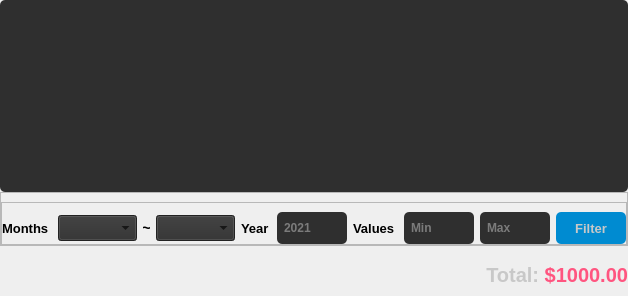
            <widget class="QWidget" name="tb_expenses">
             <attribute name="icon">
              <iconset>
               <normalon>:/money/seta-para-baixo.png</normalon>
              </iconset>
             </attribute>
             <attribute name="title">
              <string>Expenses</string>
             </attribute>
             <layout class="QVBoxLayout" name="verticalLayout_7">
              <property name="spacing">
               <number>0</number>
              </property>
              <property name="leftMargin">
               <number>0</number>
              </property>
              <property name="topMargin">
               <number>0</number>
              </property>
              <property name="rightMargin">
               <number>0</number>
              </property>
              <property name="bottomMargin">
               <number>0</number>
              </property>
              <item>
               <widget class="QFrame" name="fr_expenses_list">
                <property name="maximumSize">
                 <size>
                  <width>16777215</width>
                  <height>16777215</height>
                 </size>
                </property>
                <property name="frameShape">
                 <enum>QFrame::NoFrame</enum>
                </property>
                <property name="frameShadow">
                 <enum>QFrame::Raised</enum>
                </property>
                <layout class="QHBoxLayout" name="horizontalLayout_16">
                 <property name="spacing">
                  <number>0</number>
                 </property>
                 <property name="leftMargin">
                  <number>0</number>
                 </property>
                 <property name="topMargin">
                  <number>0</number>
                 </property>
                 <property name="rightMargin">
                  <number>0</number>
                 </property>
                 <property name="bottomMargin">
                  <number>0</number>
                 </property>
                 <item>
                  <widget class="QTableWidget" name="tb_expenses_list">
                   <property name="font">
                    <font>
                     <pointsize>10</pointsize>
                     <weight>75</weight>
                     <bold>true</bold>
                    </font>
                   </property>
                   <property name="styleSheet">
                    <string notr="true">background-color: rgb(47, 47, 47);
border-radius: 5px;</string>
                   </property>
                  </widget>
                 </item>
                </layout>
               </widget>
              </item>
              <item>
               <widget class="QFrame" name="fr_expenses_filter_content">
                <property name="frameShape">
                 <enum>QFrame::StyledPanel</enum>
                </property>
                <property name="frameShadow">
                 <enum>QFrame::Raised</enum>
                </property>
                <layout class="QHBoxLayout" name="horizontalLayout_21">
                 <property name="spacing">
                  <number>0</number>
                 </property>
                 <property name="leftMargin">
                  <number>0</number>
                 </property>
                 <property name="topMargin">
                  <number>9</number>
                 </property>
                 <property name="rightMargin">
                  <number>0</number>
                 </property>
                 <property name="bottomMargin">
                  <number>0</number>
                 </property>
                 <item>
                  <widget class="QFrame" name="fr_expenses_space">
                   <property name="frameShape">
                    <enum>QFrame::StyledPanel</enum>
                   </property>
                   <property name="frameShadow">
                    <enum>QFrame::Raised</enum>
                   </property>
                  </widget>
                 </item>
                 <item>
                  <widget class="QFrame" name="fr_expenses_filter">
                   <property name="minimumSize">
                    <size>
                     <width>600</width>
                     <height>0</height>
                    </size>
                   </property>
                   <property name="maximumSize">
                    <size>
                     <width>700</width>
                     <height>16777215</height>
                    </size>
                   </property>
                   <property name="frameShape">
                    <enum>QFrame::StyledPanel</enum>
                   </property>
                   <property name="frameShadow">
                    <enum>QFrame::Raised</enum>
                   </property>
                   <layout class="QHBoxLayout" name="horizontalLayout_22">
                    <property name="leftMargin">
                     <number>0</number>
                    </property>
                    <property name="rightMargin">
                     <number>0</number>
                    </property>
                    <property name="bottomMargin">
                     <number>0</number>
                    </property>
                    <item>
                     <widget class="QLabel" name="lb_expenses_months">
                      <property name="minimumSize">
                       <size>
                        <width>50</width>
                        <height>0</height>
                       </size>
                      </property>
                      <property name="maximumSize">
                       <size>
                        <width>50</width>
                        <height>16777215</height>
                       </size>
                      </property>
                      <property name="font">
                       <font>
                        <pointsize>10</pointsize>
                        <weight>75</weight>
                        <bold>true</bold>
                       </font>
                      </property>
                      <property name="text">
                       <string>Months</string>
                      </property>
                     </widget>
                    </item>
                    <item>
                     <widget class="QComboBox" name="cb_expenses_months_min">
                      <property name="minimumSize">
                       <size>
                        <width>0</width>
                        <height>26</height>
                       </size>
                      </property>
                      <property name="maximumSize">
                       <size>
                        <width>125</width>
                        <height>16777215</height>
                       </size>
                      </property>
                      <property name="font">
                       <font>
                        <pointsize>10</pointsize>
                        <weight>75</weight>
                        <bold>true</bold>
                       </font>
                      </property>
                      <property name="styleSheet">
                       <string notr="true">background-color: rgb(47, 47, 47);
padding-left: 5px;
padding-right: 5px;</string>
                      </property>
                     </widget>
                    </item>
                    <item>
                     <widget class="QLabel" name="lb_expenses_filter_range">
                      <property name="maximumSize">
                       <size>
                        <width>7</width>
                        <height>16777215</height>
                       </size>
                      </property>
                      <property name="font">
                       <font>
                        <pointsize>11</pointsize>
                        <weight>75</weight>
                        <bold>true</bold>
                       </font>
                      </property>
                      <property name="text">
                       <string>~</string>
                      </property>
                      <property name="alignment">
                       <set>Qt::AlignCenter</set>
                      </property>
                     </widget>
                    </item>
                    <item>
                     <widget class="QComboBox" name="cb_expenses_months_max">
                      <property name="minimumSize">
                       <size>
                        <width>0</width>
                        <height>26</height>
                       </size>
                      </property>
                      <property name="maximumSize">
                       <size>
                        <width>125</width>
                        <height>16777215</height>
                       </size>
                      </property>
                      <property name="font">
                       <font>
                        <pointsize>10</pointsize>
                        <weight>75</weight>
                        <bold>true</bold>
                       </font>
                      </property>
                      <property name="styleSheet">
                       <string notr="true">background-color: rgb(47, 47, 47);
padding-left: 5px;
padding-right: 5px;</string>
                      </property>
                     </widget>
                    </item>
                    <item>
                     <widget class="QLabel" name="lb_expenses_year">
                      <property name="minimumSize">
                       <size>
                        <width>30</width>
                        <height>0</height>
                       </size>
                      </property>
                      <property name="maximumSize">
                       <size>
                        <width>30</width>
                        <height>16777215</height>
                       </size>
                      </property>
                      <property name="font">
                       <font>
                        <pointsize>10</pointsize>
                        <weight>75</weight>
                        <bold>true</bold>
                       </font>
                      </property>
                      <property name="text">
                       <string>Year</string>
                      </property>
                     </widget>
                    </item>
                    <item>
                     <widget class="QLineEdit" name="ld_expenses_year">
                      <property name="minimumSize">
                       <size>
                        <width>0</width>
                        <height>32</height>
                       </size>
                      </property>
                      <property name="maximumSize">
                       <size>
                        <width>70</width>
                        <height>16777215</height>
                       </size>
                      </property>
                      <property name="font">
                       <font>
                        <weight>75</weight>
                        <bold>true</bold>
                       </font>
                      </property>
                      <property name="styleSheet">
                       <string notr="true">QLineEdit{
	border-radius: 5px;
	padding: 5px;
	background-color: rgb(47, 47, 47);
	color: rgb(200,200,200);
}
QLineEdit:focus{
	border: 2px solid rgb(0, 122, 209);
	border: 2px solid rgb(172, 235, 226);
	color: rgb(255,255,255);
}</string>
                      </property>
                      <property name="placeholderText">
                       <string>2021</string>
                      </property>
                     </widget>
                    </item>
                    <item>
                     <widget class="QLabel" name="lb_expenses_values">
                      <property name="minimumSize">
                       <size>
                        <width>45</width>
                        <height>0</height>
                       </size>
                      </property>
                      <property name="maximumSize">
                       <size>
                        <width>45</width>
                        <height>16777215</height>
                       </size>
                      </property>
                      <property name="font">
                       <font>
                        <pointsize>10</pointsize>
                        <weight>75</weight>
                        <bold>true</bold>
                       </font>
                      </property>
                      <property name="text">
                       <string>Values</string>
                      </property>
                     </widget>
                    </item>
                    <item>
                     <widget class="QLineEdit" name="ld_expenses_min">
                      <property name="minimumSize">
                       <size>
                        <width>0</width>
                        <height>32</height>
                       </size>
                      </property>
                      <property name="maximumSize">
                       <size>
                        <width>70</width>
                        <height>16777215</height>
                       </size>
                      </property>
                      <property name="font">
                       <font>
                        <weight>75</weight>
                        <bold>true</bold>
                       </font>
                      </property>
                      <property name="styleSheet">
                       <string notr="true">QLineEdit{
	border-radius: 5px;
	padding: 5px;
	background-color: rgb(47, 47, 47);
	color: rgb(200,200,200);
}
QLineEdit:focus{
	border: 2px solid rgb(0, 122, 209);
	border: 2px solid rgb(172, 235, 226);
	color: rgb(255,255,255);
}</string>
                      </property>
                      <property name="placeholderText">
                       <string>Min</string>
                      </property>
                     </widget>
                    </item>
                    <item>
                     <widget class="QLineEdit" name="ld_expenses_max">
                      <property name="minimumSize">
                       <size>
                        <width>0</width>
                        <height>32</height>
                       </size>
                      </property>
                      <property name="maximumSize">
                       <size>
                        <width>70</width>
                        <height>16777215</height>
                       </size>
                      </property>
                      <property name="font">
                       <font>
                        <weight>75</weight>
                        <bold>true</bold>
                       </font>
                      </property>
                      <property name="styleSheet">
                       <string notr="true">QLineEdit{
	border-radius: 5px;
	padding: 5px;
	background-color: rgb(47, 47, 47);
	color: rgb(200,200,200);
}
QLineEdit:focus{
	border: 2px solid rgb(0, 122, 209);
	border: 2px solid rgb(172, 235, 226);
	color: rgb(255,255,255);
}</string>
                      </property>
                      <property name="placeholderText">
                       <string>Max</string>
                      </property>
                     </widget>
                    </item>
                    <item>
                     <widget class="QPushButton" name="btn_expenses_filter">
                      <property name="minimumSize">
                       <size>
                        <width>70</width>
                        <height>32</height>
                       </size>
                      </property>
                      <property name="maximumSize">
                       <size>
                        <width>70</width>
                        <height>16777215</height>
                       </size>
                      </property>
                      <property name="font">
                       <font>
                        <pointsize>10</pointsize>
                        <weight>75</weight>
                        <bold>true</bold>
                       </font>
                      </property>
                      <property name="cursor">
                       <cursorShape>PointingHandCursor</cursorShape>
                      </property>
                      <property name="styleSheet">
                       <string notr="true">QPushButton{
	border-radius: 5px;
	background-color: rgb(0, 139, 209);
	color: rgb(200,200,200);
}
QPushButton:hover{
	background-color: rgb(0, 130, 215);
}
QPushButton:pressed{
	background-color: rgb(0, 122, 209);
}</string>
                      </property>
                      <property name="text">
                       <string>Filter</string>
                      </property>
                     </widget>
                    </item>
                   </layout>
                  </widget>
                 </item>
                </layout>
               </widget>
              </item>
              <item>
               <widget class="QFrame" name="fr_expenses_status">
                <property name="minimumSize">
                 <size>
                  <width>0</width>
                  <height>50</height>
                 </size>
                </property>
                <property name="maximumSize">
                 <size>
                  <width>16777215</width>
                  <height>50</height>
                 </size>
                </property>
                <property name="frameShape">
                 <enum>QFrame::NoFrame</enum>
                </property>
                <property name="frameShadow">
                 <enum>QFrame::Raised</enum>
                </property>
                <layout class="QHBoxLayout" name="horizontalLayout_15">
                 <property name="spacing">
                  <number>0</number>
                 </property>
                 <property name="leftMargin">
                  <number>0</number>
                 </property>
                 <property name="topMargin">
                  <number>9</number>
                 </property>
                 <property name="rightMargin">
                  <number>0</number>
                 </property>
                 <property name="bottomMargin">
                  <number>0</number>
                 </property>
                 <item>
                  <widget class="QLabel" name="lb_expenses_total">
                   <property name="font">
                    <font>
                     <pointsize>15</pointsize>
                     <weight>75</weight>
                     <bold>true</bold>
                    </font>
                   </property>
                   <property name="text">
                    <string>&lt;html&gt;&lt;head/&gt;&lt;body&gt;&lt;p&gt;&lt;span style=&quot; color:#c8c8c8;&quot;&gt;Total: &lt;/span&gt;&lt;span style=&quot; color:#ff5580;&quot;&gt;$1000.00&lt;/span&gt;&lt;/p&gt;&lt;/body&gt;&lt;/html&gt;</string>
                   </property>
                   <property name="alignment">
                    <set>Qt::AlignRight|Qt::AlignTrailing|Qt::AlignVCenter</set>
                   </property>
                  </widget>
                 </item>
                </layout>
               </widget>
              </item>
             </layout>
            </widget>
